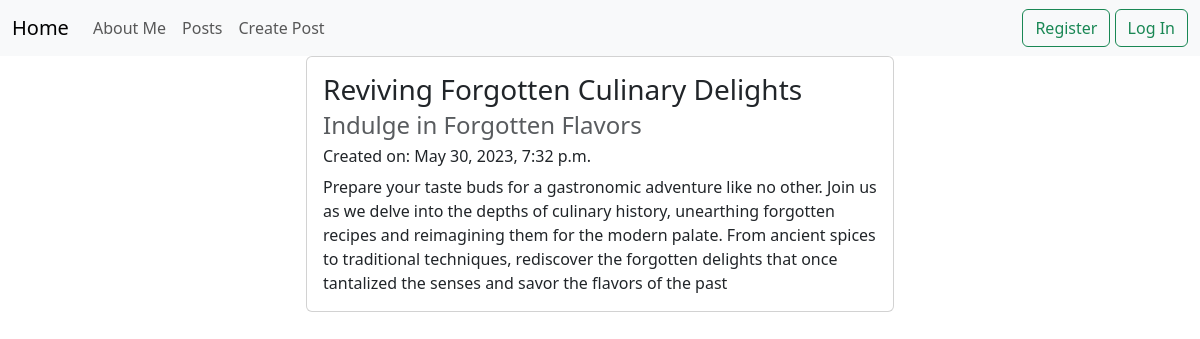
Page /posts/2/ on the committed database.
### posts/models.py (models this page shows, shortened)
class Post(models.Model):
    title = models.CharField(max_length=128)
    subtitle = models.CharField(max_length=256)
    body = models.TextField()
    author = models.ForeignKey(
        get_user_model(),
        on_delete=models.CASCADE
    )
    created_on = models.DateTimeField(auto_now_add=True)
    status = models.ForeignKey(
        Status,
        on_delete=models.CASCADE,
        blank=True, null=True
    )

### posts/views.py (the view)
# urls.py: path("<int:pk>/", views.PostDetailView.as_view(), name="detail"),
class PostDetailView(DetailView):
    template_name = "posts/detail.html"
    model = Post

### templates/posts/detail.html (shortened to what this page needs)
{% extends 'base.html' %}
{% block content %}
<div class="row d-flex justify-content-center">
    <div class="col-md-6">
        <div class="card">
            <div class="card-body">
                <h3 class="card-title">{{ post.title }}</h3>
                <h4 class="card-subtitle mb-2 text-muted">{{ post.subtitle }}</h4>
                <h6>Created on: {{ post.created_on }}</h6>
                <p class="card-text">{{ post.body}}</p>
            </div>
        </div>
    </div>
</div>
{% endblock content %}

### rows in the picture
Post: title "Reviving Forgotten Culinary Delights", subtitle "Indulge in Forgotten Flavors", created_on "May 30, 2023, 7:32 p.m.", body "Prepare your taste buds for a gastronomic adventure like no other. Join us as we delve into the depths of culinary history, unearthing forgotten recipes and reimagining them for the modern palate. From ancient spices to traditional techniques, rediscover the forgotten delights that once tantalized the senses and savor the flavors of the past"
